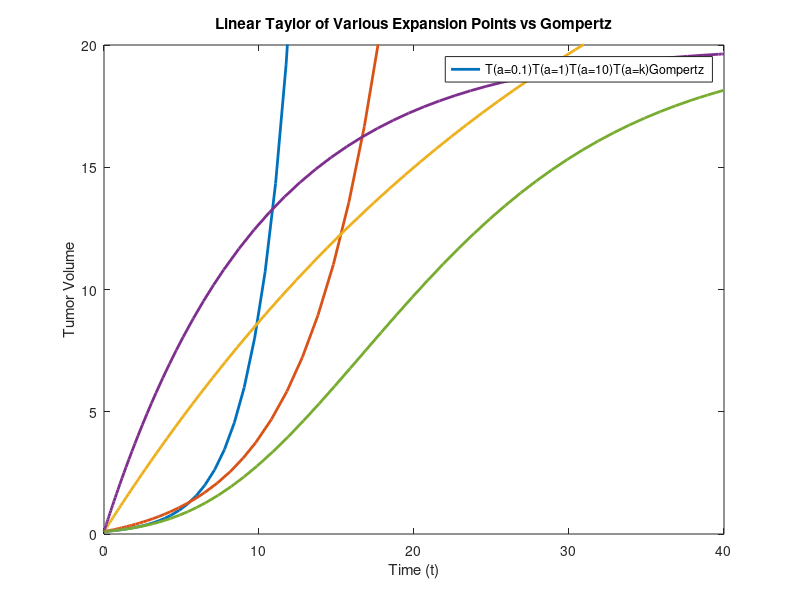

Here is the MATLAB script that generated this plot:
r = 0.1;
k = 20;
i1 = 0.1;
i2 = 1;
i3 = 10;
i4 = k;

f1 = @(t,y) r*i1*log(k/i1) + r*(log(k/i1)-1).*(y-i1);
f2 = @(t,y) r*i2*log(k/i2) + r*(log(k/i2)-1).*(y-i2);
f3 = @(t,y) r*i3*log(k/i3) + r*(log(k/i3)-1).*(y-i3);
f4 = @(t,y) r*i4*log(k/i4) + r*(log(k/i4)-1).*(y-i4);
f5 = @(t,y) r*y*log(k/y);

[tsol1, ysol1] = ode45(f1, [0,40], 0.1);
plot(tsol1, ysol1, "Linewidth", 2);
hold on;
[tsol2, ysol2] = ode45(f2, [0,40], 0.1);
plot(tsol2, ysol2, "Linewidth", 2);
[tsol3, ysol3] = ode45(f3, [0,40], 0.1);
plot(tsol3, ysol3, "Linewidth", 2);
[tsol4, ysol4] = ode45(f4, [0,40], 0.1);
plot(tsol4, ysol4, "Linewidth", 2);
[tsol5, ysol5] = ode45(f5, [0,40], 0.1);
plot(tsol5, ysol5, "Linewidth", 2);
axis([0 40 0 20]);
legend(["T(a=0.1)" "T(a=1)" "T(a=10)" "T(a=k)" "Gompertz"]);
xlabel("Time (t)"); ylabel("Tumor Volume");
title("Linear Taylor of Various Expansion Points vs Gompertz");